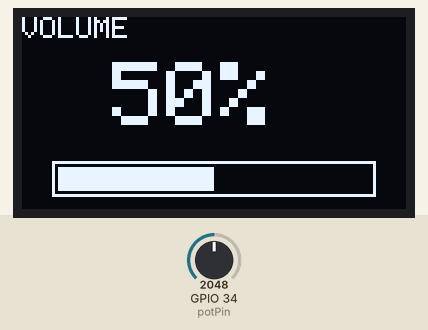
Recording of a sketch running on a simulated ESP32. Parts: 128×64 one-colour display. Inputs (shaded band) come from the test bench; at power-on: GPIO 34 (potPin) = 2048. What the sketch prints to the serial monitor is not drawn.

Above: at 2.2 s.
2.3 s: GPIO 34 (potPin) set to 2866
At 3.0 s:
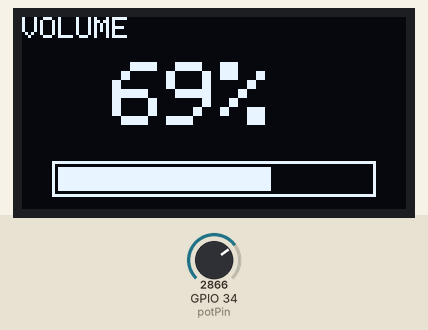
3.8 s: GPIO 34 (potPin) set to 3603
At 4.5 s:
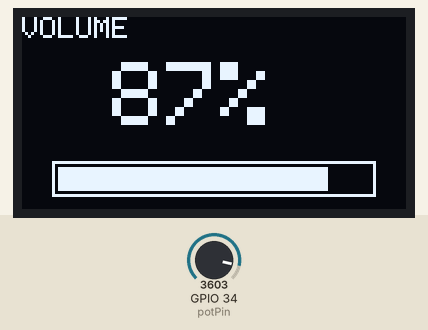
5.3 s: GPIO 34 (potPin) set to 4095
At 6.8 s:
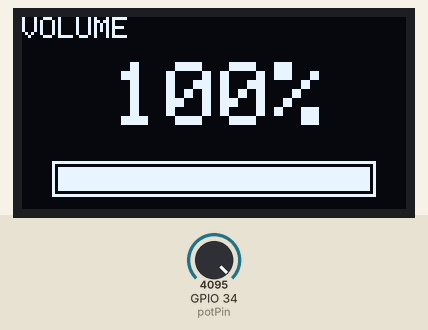
Timing chart, 0 to 8.3 s (numbered marks = the images above; inputs shaded):
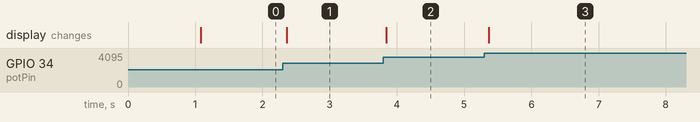

Measured:
- after the input at 2.3 s, the display: changes after 0.06 s (image 1)
- after the input at 3.8 s, the display: changes at once (image 2)
- after the input at 5.3 s, the display: changes after 0.07 s (image 3)

The sketch:

Act4_2.ino
```cpp
//Carl Jayson Eli Bonaobra
//CPE4A
// ===== Activity 4.2: Volume Control Using OLED Display and Potentiometer =====

#include <Wire.h>
#include <Adafruit_GFX.h>
#include <Adafruit_SSD1306.h>

#define SCREEN_WIDTH 128
#define SCREEN_HEIGHT 64
#define OLED_RESET -1
#define SCREEN_ADDRESS 0x3C

Adafruit_SSD1306 display(SCREEN_WIDTH, SCREEN_HEIGHT, &Wire, OLED_RESET);

const int potPin = 34;

int lastVolume = -1; // track changes to avoid unnecessary redraws

void setup() {
  Serial.begin(115200);
  pinMode(potPin, INPUT);

  if (!display.begin(SSD1306_SWITCHCAPVCC, SCREEN_ADDRESS)) {
    Serial.println("SSD1306 allocation failed");
    while (true);
  }

  display.clearDisplay();
  display.setTextColor(SSD1306_WHITE);
  display.setTextSize(1);
  display.setCursor(0, 0);
  display.println("Volume Control Ready");
  display.display();
  delay(1000);
}

void loop() {
  int potValue = analogRead(potPin);                 // 0 - 4095
  int volume = map(potValue, 0, 4095, 0, 100);        // scale to 0 - 100%

  if (volume != lastVolume) {
    drawVolumeScreen(volume);
    Serial.print("Volume: ");
    Serial.print(volume);
    Serial.println("%");
    lastVolume = volume;
  }

  delay(50);
}

void drawVolumeScreen(int volume) {
  display.clearDisplay();

  // Title
  display.setTextSize(1);
  display.setCursor(0, 0);
  display.println("VOLUME");

  // Big percentage number
  display.setTextSize(3);
  display.setCursor(30, 15);
  display.print(volume);
  display.println("%");

  // Bar graph outline
  int barX = 10;
  int barY = 48;
  int barWidth = 108;
  int barHeight = 12;
  display.drawRect(barX, barY, barWidth, barHeight, SSD1306_WHITE);

  // Filled portion representing volume level
  int fillWidth = map(volume, 0, 100, 0, barWidth - 4);
  display.fillRect(barX + 2, barY + 2, fillWidth, barHeight - 4, SSD1306_WHITE);

  display.display();
}
```
